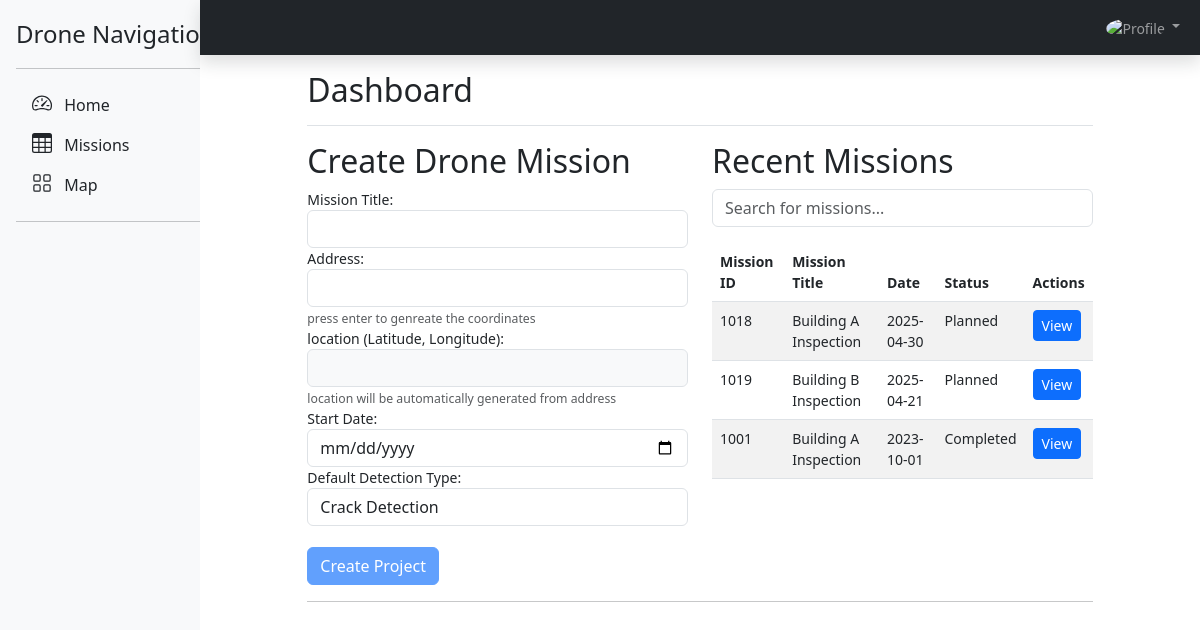
The app's page /php/src/fyp_frontend/dashboard/ (signed in) with its own data.
### tables this page shows
CREATE TABLE `missiontable` (
  `mission_id` int NOT NULL AUTO_INCREMENT,
  `user_id` int NOT NULL,
  `device_sn` varchar(32) DEFAULT NULL,
  `mission_name` varchar(255) NOT NULL,
  `mission_Flight_Route` varchar(255) DEFAULT NULL,
  `location` varchar(255) NOT NULL,
  `start_time` datetime NOT NULL,
  `end_time` datetime DEFAULT NULL,
  `status` varchar(50) NOT NULL DEFAULT 'planned',
  `notes` text,
  `address` varchar(255) DEFAULT NULL,
  `detect_type` varchar(45) DEFAULT NULL,
  PRIMARY KEY (`mission_id`),
  KEY `missiontable_fk` (`user_id`),
  CONSTRAINT `missiontable_fk` FOREIGN KEY (`user_id`) REFERENCES `usertable` (`user_id`)
);

### php/src/fyp_frontend/dashboard/_main/index.inc.php (the view, shortened to what this page needs)
<?php
function getDashboard(){
  $pdo = dbconnect();
  if (isset($_SESSION['userid'])) {
      $user_id = $_SESSION['userid'];
  } else {
      echo '<p>Please <a href="../login/">login</a> to access the dashboard.</p>';
      return;
  }
  $stmt = $pdo->prepare("SELECT mission_id, mission_name, status, start_time, location, detect_type FROM missiontable WHERE user_id = ? ORDER BY start_time DESC LIMIT 5");
  $stmt->execute([$user_id]);
  $recent_missions = $stmt->fetchAll(PDO::FETCH_ASSOC);
?>
<main class="col-md-9 mx-auto col-lg-10 px-md-4">
  <div class="d-flex justify-content-between flex-wrap flex-md-nowrap align-items-center pt-3 pb-2 mb-3 border-bottom">
    <h1 class="h2">Dashboard</h1>
  </div>
  <div class="row">
    <div class="col-md-6">
      <h2>Create Drone Mission</h2>
      <form method="POST" action="" id="missionForm">
        <div class="form-group">
          <label for="mission_name">Mission Title:</label>
          <input type="text" class="form-control" id="mission_name" name="mission_name" required>
        </div>
        <div class="form-group">
          <label for="address">Address:</label>
          <input type="text" class="form-control" id="address" name="address" required>
          <small class="form-text text-muted">press enter to genreate the coordinates</small>
        </div>
        <div class="form-group">
          <label for="location">location (Latitude, Longitude):</label>
          <input type="text" class="form-control" id="location" name="location" readonly style="background-color: #f8f9fa;">
          <small class="form-text text-muted">location will be automatically generated from address</small>
        </div>
        <div class="form-group">
          <label for="start_time">Start Date:</label>
          <input type="date" class="form-control" id="start_time" name="start_time" required>
        </div>
        <div class="form-group">
          <label for="detect_type">Default Detection Type:</label>
          <select class="form-control" id="detect_type" name="detect_type" required>
          <option value="crack">Crack Detection</option>
          </select>
        </div>
        <br>
        <button type="submit" name="create_project" class="btn btn-primary" id="submitBtn" disabled>Create Project</button>
      </form>
    </div>
    <div class="col-md-6">
      <h2>Recent Missions</h2>
      <div class="input-group mb-3">
        <input type="text" id="searchInput" class="form-control" placeholder="Search for missions..." onkeyup="filterTable()">
      </div>
      <table class="table table-striped table-hover" id="missionsTable">
        <thead class="thead-dark">
          <tr>
          <th>Mission ID</th>
            <th>Mission Title</th>
            <th>Date</th>
            <th>Status</th>
            <th>Actions</th>
          </tr>
        </thead>
        <tbody>
          <?php
            foreach ($recent_missions as $mission):
              $missionId = htmlspecialchars($mission['mission_id']);
              $missionName = htmlspecialchars($mission['mission_name']);
              $status = htmlspecialchars($mission['status']);
              $startTime = htmlspecialchars($mission['start_time']);
            ?>
            <tr>
              <td><?php echo $missionId; ?></td>
              <td><?php echo $missionName; ?></td>
              <td><?php echo date('Y-m-d', strtotime($startTime)); ?></td>
              <td><?php echo ucfirst($status); ?></td>
              <td>
              <a href="?page=3&id=<?php echo urlencode($missionId); ?>" class="btn btn-primary btn-sm">View</a>
              </td>
            </tr>
            <?php endforeach; ?>
        </tbody>
      </table>
    </div>
  </div>
  <hr>
</main>
<?php
}
?>

### php/src/fyp_frontend/dashboard/index.php (shortened to what this page needs)
<?php
  include_once('_main/getMainBody.php');
?>
<!doctype html>
<html lang="en">
  <head>
    <link href="../assets/dist/css/bootstrap.min.css" rel="stylesheet">
    <link href="dashboard.css" rel="stylesheet">
    <link href="sidebars.css" rel="stylesheet">
  </head>
  <body>
<div class="container-fluid">
  <div class="row">
    <nav id="sidebarMenu" class="col-md-3 col-lg-2 d-md-block bg-light sidebar collapse p-0">
      <?php include_once('_inc/sidebar.inc.php'); ?>
    </nav>
    <div class="col-md-9 col-lg-10 main-content px-0">
      <header class="navbar navbar-dark sticky-top bg-dark flex-md-nowrap p-0 shadow">
      <?php include_once('_inc/navbar.inc.php'); ?>
      </header>
    <?php
      if (array_key_exists('page', $_GET)){
        $pageMin = 1;
        $pageMax = 7;
        if (!filter_var($_GET['page'], FILTER_VALIDATE_INT, array("options"=> array("min_range"=>$pageMin, "max_range"=>$pageMax)))){
          getMainBody(0);
        } else {
          $requested_page = intval($_GET['page']);
          getMainBody($requested_page);
        }
      } else {
        getMainBody(0);
      }
    ?>
    </div>
  </div>
</div>
  </body>
</html>

### php/src/fyp_frontend/dashboard/_inc/sidebar.inc.php
<div class="d-flex flex-column flex-shrink-0 p-3 bg-light" style="width: 280px;">
    <a href="./" class="d-flex align-items-center mb-3 mb-md-0 me-md-auto link-dark text-decoration-none">
      <span class="fs-4">Drone Navigation</span>
    </a>
    <hr>
    <ul class="nav nav-pills flex-column mb-auto">
      <li>
        <a href="./" class="nav-link fs-6 link-dark">
          <svg class="bi pe-none me-2" width="20" height="20"><use xlink:href="#speedometer2"/></svg>
          Home
        </a>
      </li>
      <li>
        <a href="?page=1" class="nav-link fs-6 link-dark">
          <svg class="bi pe-none me-2" width="20" height="20"><use xlink:href="#table"/></svg>
          Missions
        </a>
      </li>
      <li>
        <a href="?page=2" class="nav-link fs-6 link-dark">
          <svg class="bi pe-none me-2" width="20" height="20"><use xlink:href="#grid"/></svg>
          Map
        </a>
      </li>
    </ul>
    <hr>
</div>

### php/src/fyp_frontend/dashboard/_inc/navbar.inc.php (shortened to what this page needs)
<nav class="navbar navbar-expand-lg navbar-dark bg-dark w-100">
  <div class="container-fluid">
    <div class="collapse navbar-collapse justify-content-end" id="navbarSupportedContent">
      <ul class="navbar-nav">
        <li class="nav-item dropdown">
          <a class="nav-link dropdown-toggle" href="#" role="button"
             data-bs-toggle="dropdown" aria-expanded="false">
            <img src="https://mdbootstrap.com/img/Photos/Avatars/img (31).jpg"
                 class="rounded-circle" height="30" alt="Profile">
          </a>
        </li>
      </ul>
    </div>
  </div>
</nav>

### php/src/fyp_frontend/dashboard/_main/getMainBody.php (shortened to what this page needs)
<?php
function getMainBody($str_page){
    $i = $str_page;
    switch ($i){
        case 0:
            include_once('index.inc.php');
            return getDashboard();
            break;
    }
}

### php/src/fyp_frontend/dashboard/dashboard.css (style rules this page uses)
body { font-size: 0.875rem; }
.sidebar { position: -webkit-sticky; position: sticky; top: 0; height: 100vh; overflow-y: auto; z-index: 1000; }
.sidebar .nav-link { font-weight: 500; color: #333; }

### php/src/fyp_frontend/dashboard/sidebars.css (style rules this page uses)
body { min-height: 100vh; min-height: -webkit-fill-available; }
html { height: -webkit-fill-available; }
main { height: 100vh; height: -webkit-fill-available; max-height: 100vh; overflow-x: auto; overflow-y: hidden; }
.dropdown-toggle { outline: 0; }

### php/src/fyp_frontend/dashboard/index.php (style rules this page uses)
.bi { vertical-align: -.125em; fill: currentColor; }

### records on screen
missiontable: mission_id "1018", mission_name "Building A Inspection", start_time "2025-04-30", status "Planned"
missiontable: mission_id "1019", mission_name "Building B Inspection", start_time "2025-04-21", status "Planned"
missiontable: mission_id "1001", mission_name "Building A Inspection", start_time "2023-10-01", status "Completed"
